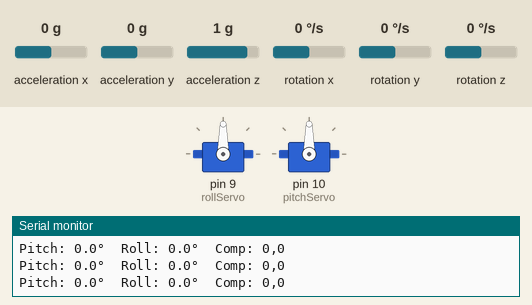
Recording of a sketch running on a simulated Arduino Uno, built with avr-gcc and run on an emulated ATmega328P. Shown: 2 × servo, the last lines printed to the serial monitor. Wiring (inferred from the names in the program): MPU-9250 motion sensor at I2C address 0x68. Inputs (shaded band) come from the test bench; at power-on: rotation x 0 °/s, acceleration x 0 g, rotation y 0 °/s, acceleration y 0 g, acceleration z 1 g, rotation z 0 °/s.

Above: at 2.6 s.
2.7 s: rotation x set to 184 °/s
At 4.1 s:
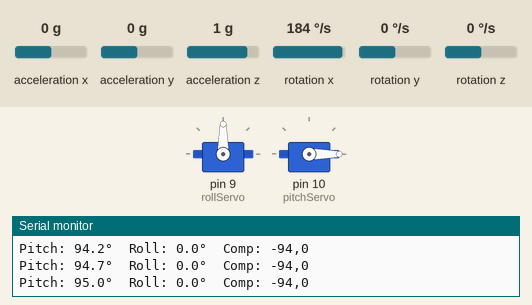
5.7 s: acceleration x set to -1.4 g
At 8.3 s:
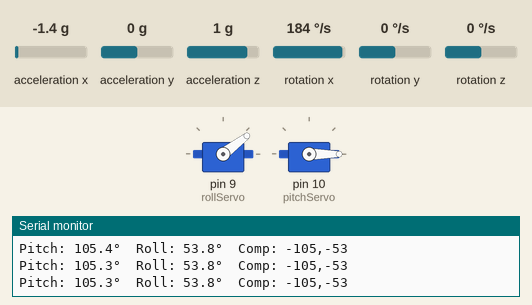
8.7 s: rotation y set to 100 °/s
At 9.6 s:
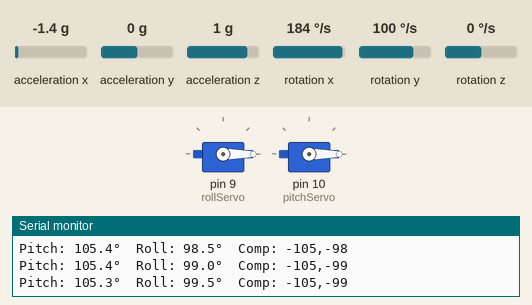
10.7 s: acceleration y set to -1.4 g
At 13.2 s:
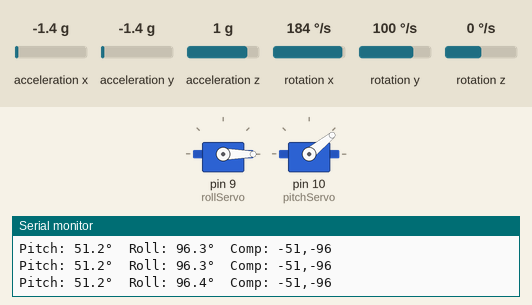
13.7 s: acceleration z set to -0.8 g
16.7 s: rotation x set to 0 °/s
Timing chart, 0 to 19.7 s (numbered marks = the images above; inputs shaded):
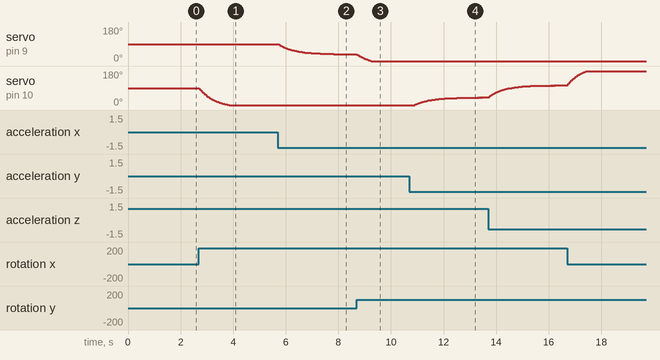

Measured:
- after the input at 2.7 s, servo on pin 10 (pitchServo): moves from 90° to 0° over 1.1 s, starting at once
- after the input at 5.7 s, servo on pin 9 (rollServo): moves from 90° to 36° over 2.8 s, starting at once
- after the input at 8.7 s, servo on pin 9 (rollServo): moves from 36° to 0° over 0.55 s, starting at once

The sketch:

arduino_9250_PR_V1.ino
```cpp
#include <Wire.h>
#include <Servo.h>

// MPU9250 I2C address
#define MPU9250_ADDRESS 0x68

// Servo configuration
#define SERVO_CENTER 90
#define SERVO_MIN 0
#define SERVO_MAX 180
#define COMPENSATION_GAIN 1.0

#define ALPHA 0.96
#define DT 0.02
#define CALIBRATION_SAMPLES 200

Servo rollServo;    // Left-right
Servo pitchServo;   // Up-down

float pitchAngle = 0;
float rollAngle = 0;

float gyroXoffset = 0;
float gyroYoffset = 0;
float gyroZoffset = 0;

void setup() {
  Serial.begin(115200);
  Wire.begin();

  initMPU9250();

  rollServo.attach(9);
  pitchServo.attach(10);

  rollServo.write(SERVO_CENTER);
  pitchServo.write(SERVO_CENTER);

  Serial.println("Calibrating gyro...");
  calibrateGyro();
  Serial.println("Calibration done!");
}

void loop() {
  static unsigned long prevTime = millis();

  float accX, accY, accZ;
  float gyroX, gyroY, gyroZ;
  readIMU(accX, accY, accZ, gyroX, gyroY, gyroZ);

  gyroX -= gyroXoffset;
  gyroY -= gyroYoffset;
  gyroZ -= gyroZoffset;

  float accPitch = atan2(-accX, sqrt(accY * accY + accZ * accZ)) * 180 / PI;
  float accRoll  = atan2(accY, accZ) * 180 / PI;

  unsigned long currentTime = millis();
  float dt = (currentTime - prevTime) / 1000.0;
  prevTime = currentTime;

  // 🔁 FIXED: swap gyroX/gyroY and accPitch/accRoll
  rollAngle  = ALPHA * (rollAngle + gyroY * dt) + (1 - ALPHA) * accPitch;
  pitchAngle = ALPHA * (pitchAngle + gyroX * dt) + (1 - ALPHA) * accRoll;

  int pitchCompensation = -pitchAngle * COMPENSATION_GAIN;
  int rollCompensation  = -rollAngle * COMPENSATION_GAIN;

  rollServo.write(constrain(SERVO_CENTER + rollCompensation, SERVO_MIN, SERVO_MAX));
  pitchServo.write(constrain(SERVO_CENTER + pitchCompensation, SERVO_MIN, SERVO_MAX));

  printSensorData(pitchAngle, rollAngle, pitchCompensation, rollCompensation);
  delay(20);
}

void initMPU9250() {
  Wire.beginTransmission(MPU9250_ADDRESS);
  Wire.write(0x6B);
  Wire.write(0x00);
  Wire.endTransmission(true);

  Wire.beginTransmission(MPU9250_ADDRESS);
  Wire.write(0x1C);
  Wire.write(0x08); // ±4g
  Wire.endTransmission(true);

  Wire.beginTransmission(MPU9250_ADDRESS);
  Wire.write(0x1B);
  Wire.write(0x08); // ±500 dps
  Wire.endTransmission(true);
}

void calibrateGyro() {
  float sumX = 0, sumY = 0, sumZ = 0;

  for (int i = 0; i < CALIBRATION_SAMPLES; i++) {
    float ax, ay, az, gx, gy, gz;
    readIMU(ax, ay, az, gx, gy, gz);
    sumX += gx;
    sumY += gy;
    sumZ += gz;
    delay(5);
  }

  gyroXoffset = sumX / CALIBRATION_SAMPLES;
  gyroYoffset = sumY / CALIBRATION_SAMPLES;
  gyroZoffset = sumZ / CALIBRATION_SAMPLES;
}

void readIMU(float &ax, float &ay, float &az, float &gx, float &gy, float &gz) {
  Wire.beginTransmission(MPU9250_ADDRESS);
  Wire.write(0x3B);
  Wire.endTransmission(false);
  Wire.requestFrom(MPU9250_ADDRESS, 6, true);

  ax = (int16_t)(Wire.read() << 8 | Wire.read()) / 8192.0;
  ay = (int16_t)(Wire.read() << 8 | Wire.read()) / 8192.0;
  az = (int16_t)(Wire.read() << 8 | Wire.read()) / 8192.0;

  Wire.beginTransmission(MPU9250_ADDRESS);
  Wire.write(0x43);
  Wire.endTransmission(false);
  Wire.requestFrom(MPU9250_ADDRESS, 6, true);

  gx = (int16_t)(Wire.read() << 8 | Wire.read()) / 65.5;
  gy = (int16_t)(Wire.read() << 8 | Wire.read()) / 65.5;
  gz = (int16_t)(Wire.read() << 8 | Wire.read()) / 65.5;
}

void printSensorData(float pitch, float roll, int pitchComp, int rollComp) {
  Serial.print("Pitch: ");
  Serial.print(pitch, 1);
  Serial.print("°\tRoll: ");
  Serial.print(roll, 1);
  Serial.print("°\tComp: ");
  Serial.print(pitchComp);
  Serial.print(",");
  Serial.println(rollComp);
}
```
